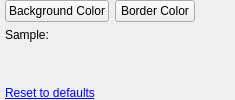
     <widget class="QWidget" name="tabCaptureBox">
      <layout class="QVBoxLayout" name="verticalLayout_3">
       <property name="leftMargin">
        <number>5</number>
       </property>
       <property name="topMargin">
        <number>0</number>
       </property>
       <property name="rightMargin">
        <number>0</number>
       </property>
       <property name="bottomMargin">
        <number>0</number>
       </property>
       <item>
        <layout class="QHBoxLayout" name="horizontalLayout">
         <item>
          <widget class="QPushButton" name="pushButtonCaptureBoxBackgroundColor">
           <property name="sizePolicy">
            <sizepolicy hsizetype="Minimum" vsizetype="Preferred">
             <horstretch>0</horstretch>
             <verstretch>0</verstretch>
            </sizepolicy>
           </property>
           <property name="text">
            <string>Background Color</string>
           </property>
          </widget>
         </item>
         <item>
          <widget class="QPushButton" name="pushButtonCaptureBoxBorderColor">
           <property name="sizePolicy">
            <sizepolicy hsizetype="Minimum" vsizetype="Preferred">
             <horstretch>0</horstretch>
             <verstretch>0</verstretch>
            </sizepolicy>
           </property>
           <property name="text">
            <string>Border Color</string>
           </property>
          </widget>
         </item>
         <item>
          <spacer name="horizontalSpacer_4">
           <property name="orientation">
            <enum>Qt::Horizontal</enum>
           </property>
           <property name="sizeHint" stdset="0">
            <size>
             <width>40</width>
             <height>20</height>
            </size>
           </property>
          </spacer>
         </item>
        </layout>
       </item>
       <item>
        <layout class="QVBoxLayout" name="verticalLayout_2">
         <item>
          <widget class="QLabel" name="labelCaptureBoxSample">
           <property name="sizePolicy">
            <sizepolicy hsizetype="Preferred" vsizetype="Minimum">
             <horstretch>0</horstretch>
             <verstretch>0</verstretch>
            </sizepolicy>
           </property>
           <property name="text">
            <string>Sample:</string>
           </property>
          </widget>
         </item>
         <item>
          <widget class="SampleBox" name="sampleCaptureBox" native="true">
           <property name="sizePolicy">
            <sizepolicy hsizetype="Preferred" vsizetype="Expanding">
             <horstretch>0</horstretch>
             <verstretch>0</verstretch>
            </sizepolicy>
           </property>
          </widget>
         </item>
         <item>
          <widget class="QLabel" name="labelCaptureBoxReset">
           <property name="text">
            <string>&lt;a href=&quot;none&quot;&gt;Reset to defaults&lt;/a&gt;</string>
           </property>
          </widget>
         </item>
        </layout>
       </item>
      </layout>
     </widget>
